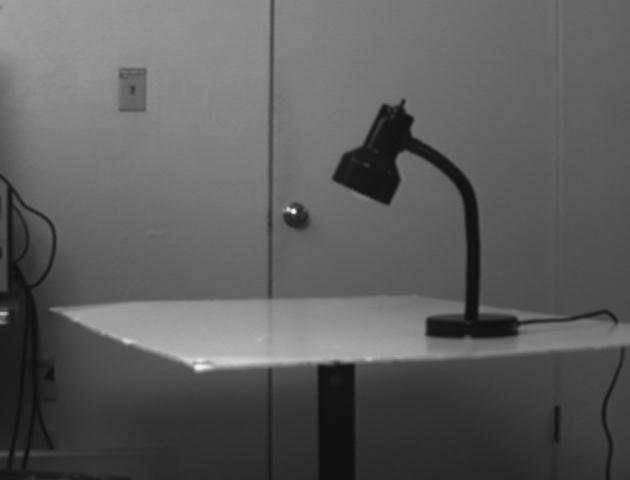
#> input picture notebooks/Images/b1.jpg, 630 x 480 px, given in place of x-raw, format=(string)BGR !appsink, which was not available
$ jupyter execute cv_tp1_solutions.ipynb   (shell and % lines are left out)   (text cells are left out)
#> lines starting #> are read from the running program, lines starting #| are printed output that depends on the picture; after the words box and inside, x2 and y2 are one past the last pixel; in counts of white or black regions, pixels touching at a corner belong together; pictures that were not available may be replaced by others from this repository, and a replacement may not be noted
[cell 1]
import cv2
import numpy as np
import matplotlib.pyplot as plt
from PIL import ImageOps, ImageEnhance, Image
from ipywidgets import interact
import os

plt.rcParams['figure.figsize'] = [12, 8]

[cell 2]
# Create the object to use the webcam
gst_str = "nvarguscamerasrc ! video/x-raw(memory:NVMM)," \
            "width=(int)1280, height=(int)720, format=(string)NV12, " \
            "framerate=(fraction)25/1 ! nvvidconv ! video/x-raw, " \
            "width=(int)1280, height=(int)720, format=(string)BGRx ! " \
            "videoconvert ! video/x-raw, format=(string)BGR !" \
            "appsink"
vid = cv2.VideoCapture(gst_str, cv2.CAP_GSTREAMER)

# Read a frame from your webcam
for _ in range(10):
    ret, frame = vid.read()
#> this loop made 10 passes
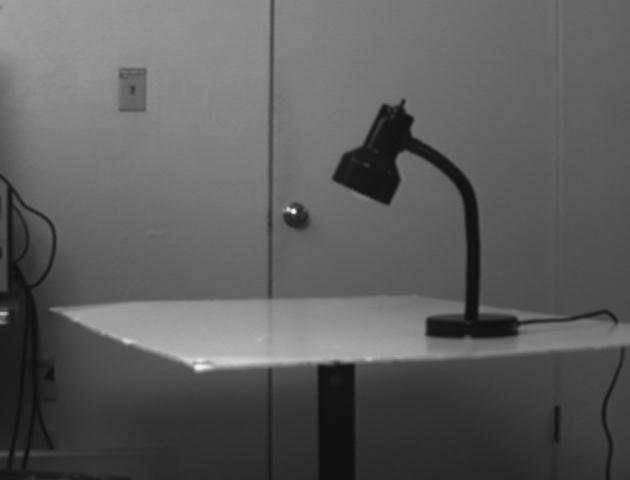
#> input picture notebooks/Images/b1.jpg, 630 x 480 px, given in place of x-raw, format=(string)BGR !appsink, which was not available

# Close the webcam
vid.release()

cv2.imshow('frame', frame)
cv2.waitKey(0)
cv2.destroyAllWindows()

# Save the photo
cv2.imwrite('myPhoto.png', frame)
#> Out = True

[cell 3]
# Convertion from BGR to RGB
rgb_frame = cv2.cvtColor(frame, cv2.COLOR_BGR2RGB)
#> rgb_frame is the input picture: shape (480, 630, 3); min 15, max 248, mean 93.2

# Display the photo
plt.imshow(rgb_frame)
plt.show()

[cell 4]
gst_str = "nvarguscamerasrc ! video/x-raw(memory:NVMM)," \
            "width=(int)1280, height=(int)720, format=(string)NV12, " \
            "framerate=(fraction)25/1 ! nvvidconv ! video/x-raw, " \
            "width=(int)1280, height=(int)720, format=(string)BGRx ! " \
            "videoconvert ! video/x-raw, format=(string)BGR !" \
            "appsink"
vid = cv2.VideoCapture(gst_str, cv2.CAP_GSTREAMER)

while vid.isOpened():

    ret, frame = vid.read()

    cv2.imshow('frame', cv2.flip(frame, 1))
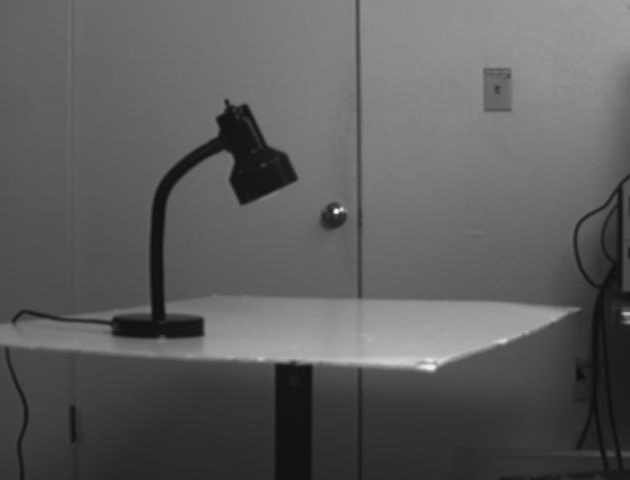
#> window 'frame': shape (480, 630, 3); min 15, max 248, mean 93.2
    if cv2.waitKey(1) & 0xFF == ord('q'):
#> (key q is pressed here)
        vid.release()
        break

cv2.destroyAllWindows()

[cell 5]
# Change of colorspace
hsv_frame = cv2.cvtColor(frame, cv2.COLOR_BGR2HSV)
#> hsv_frame: shape (480, 630, 3); mean H, S, V 0, 0, 93.2
gray_frame = cv2.cvtColor(frame, cv2.COLOR_BGR2GRAY)

# Display the result
plt.subplot(1, 3, 1).set_title('Original image')
plt.imshow(rgb_frame)
plt.xticks([]);plt.yticks([])
plt.subplot(1, 3, 2).set_title('HSV image')
plt.imshow(hsv_frame)
plt.xticks([]);plt.yticks([])
plt.subplot(1, 3, 3).set_title('Grayscale image')
plt.imshow(gray_frame, cmap='gray')
plt.xticks([]);plt.yticks([])
plt.show()
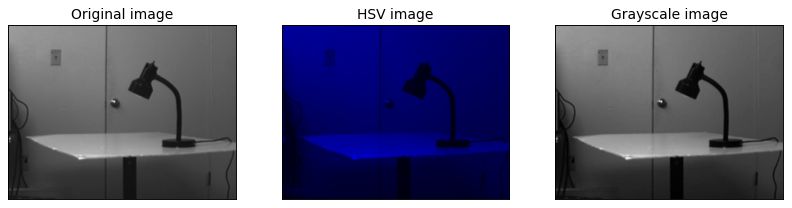
#> figure drawn by matplotlib, 3 panels

[cell 6]
# Convert the RGB image to a PIL object
pil_frame = Image.fromarray(rgb_frame)

# Change the contrast of the image
def contrast(v):
    contrast = ImageEnhance.Contrast(pil_frame).enhance(v)

    contrast = np.array(contrast)
    plt.imshow(contrast)
    plt.show()

[cell 7]
interact(contrast, v=(0., 2.))
#> the sliders are set to v = 1.0

[cell 8]
# Load the image
squares = cv2.imread('squares.png')
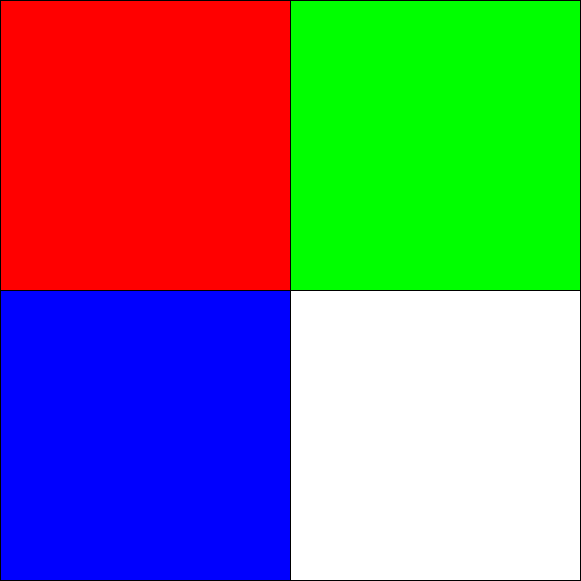
#> input picture notebooks/tutorial1/squares.png, 581 x 581 px
#> squares is the input picture: shape (581, 581, 3); mean B, G, R 126.2, 126.2, 126.2

# Convert from BGR to RGB
rgb_squares = cv2.cvtColor(squares, cv2.COLOR_BGR2RGB)

# Display the image
plt.imshow(rgb_squares)
plt.show()

[cell 9]
# Define the color code /!\ BGR format
black = np.array([0, 0, 0])
blue = np.array([255, 0, 0])
green = np.array([0, 255, 0])
red = np.array([0, 0, 255])
white = np.array([255, 255, 255])

# Threshold the image to get only red color
mask = cv2.inRange(squares, black, blue)
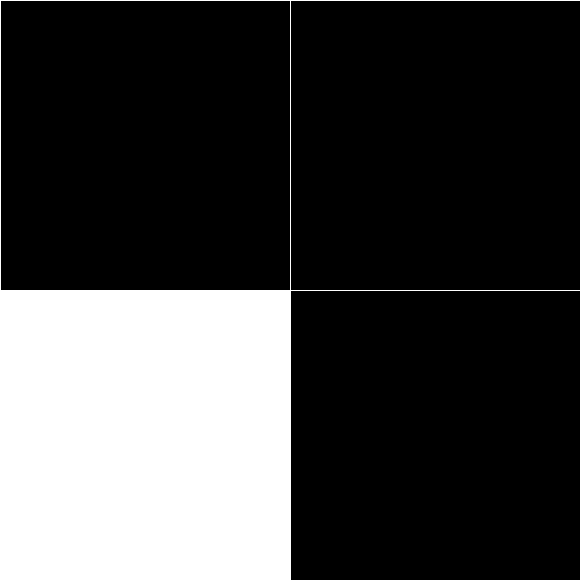
#> mask: shape (581, 581); 25.8% white; 1 white region, box (x1, y1, x2, y2) and area: (0, 0, 581, 581) 86998

# Apply a `and` mask to keep only red pixels
res = cv2.bitwise_and(squares, squares, mask=mask)
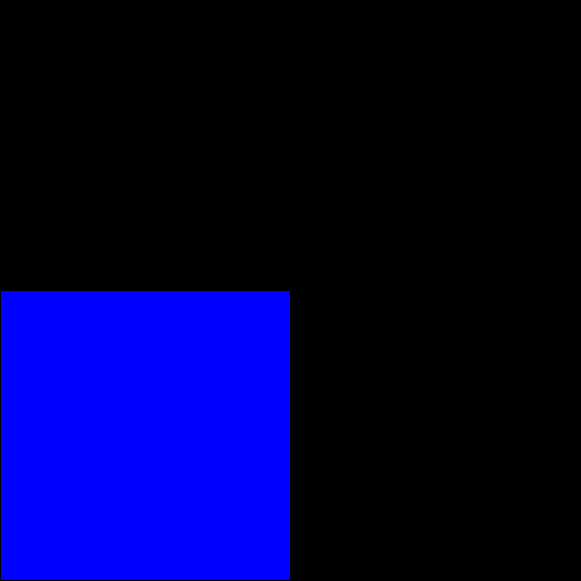
#> res: shape (581, 581, 3); mean B, G, R 63.1, 0, 0

# Display the result
rgb = cv2.cvtColor(res, cv2.COLOR_BGR2RGB)
plt.imshow(rgb)
plt.show()
